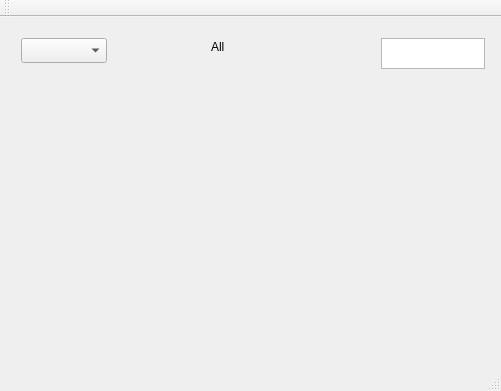
<?xml version="1.0" encoding="UTF-8"?>
<ui version="4.0">
 <class>Testing</class>
 <widget class="QMainWindow" name="Testing">
  <property name="geometry">
   <rect>
    <x>0</x>
    <y>0</y>
    <width>501</width>
    <height>391</height>
   </rect>
  </property>
  <property name="windowTitle">
   <string>Testing</string>
  </property>
  <widget class="QWidget" name="centralWidget">
   <layout class="QVBoxLayout" name="verticalLayout_2">
    <item>
     <layout class="QVBoxLayout" name="verticalLayout">
      <item>
       <widget class="QWidget" name="widget" native="true">
        <widget class="QLabel" name="label">
         <property name="geometry">
          <rect>
           <x>200</x>
           <y>10</y>
           <width>67</width>
           <height>17</height>
          </rect>
         </property>
         <property name="text">
          <string>All</string>
         </property>
        </widget>
        <widget class="QComboBox" name="comboBox">
         <property name="geometry">
          <rect>
           <x>10</x>
           <y>10</y>
           <width>86</width>
           <height>25</height>
          </rect>
         </property>
        </widget>
        <widget class="QPlainTextEdit" name="plainTextEdit">
         <property name="geometry">
          <rect>
           <x>370</x>
           <y>10</y>
           <width>104</width>
           <height>31</height>
          </rect>
         </property>
        </widget>
       </widget>
      </item>
     </layout>
    </item>
   </layout>
  </widget>
  <widget class="QMenuBar" name="menuBar">
   <property name="geometry">
    <rect>
     <x>0</x>
     <y>0</y>
     <width>501</width>
     <height>22</height>
    </rect>
   </property>
  </widget>
  <widget class="QToolBar" name="mainToolBar">
   <attribute name="toolBarArea">
    <enum>TopToolBarArea</enum>
   </attribute>
   <attribute name="toolBarBreak">
    <bool>false</bool>
   </attribute>
  </widget>
  <widget class="QStatusBar" name="statusBar"/>
 </widget>
 <layoutdefault spacing="6" margin="11"/>
 <resources/>
 <connections/>
</ui>
